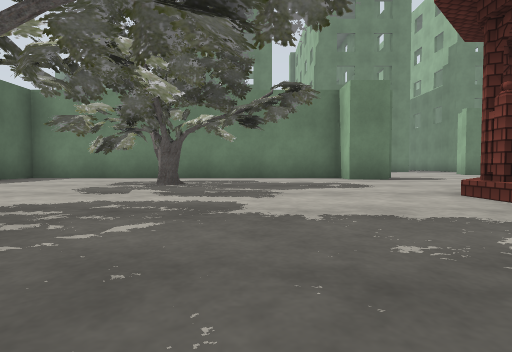
View 1 (above)

24 first-person views from a walk through a Gazebo world. The camera is 0.72 m above the floor, tilts 2° down and sees 80° across. The floor is counted in squares, 2.5 m on a side. Each view is taken from the middle of a square. On the plan, view 1 faces up. The plan holds only what a view shows up to about 9 squares ahead; the rest is blank. The place goes on beyond the plan. Some stock models are drawn as simple stand-ins. Some surface patterns are stand-ins.

View 2
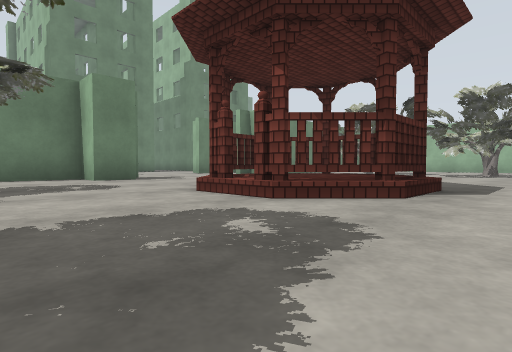

View 3
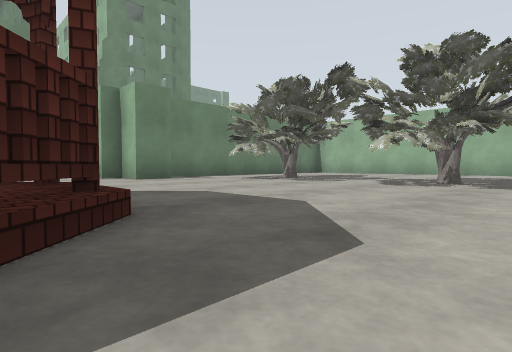

View 4
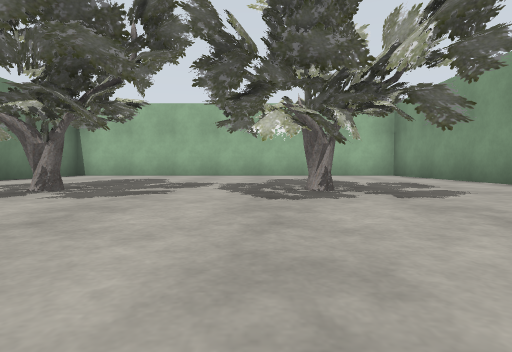

View 5
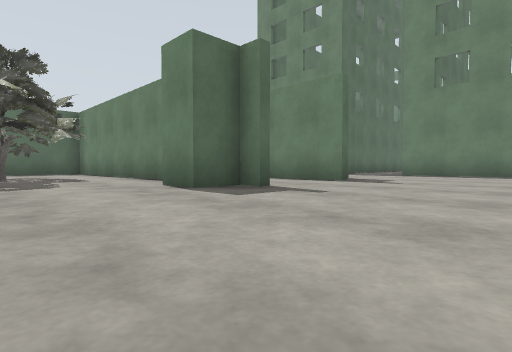

View 6
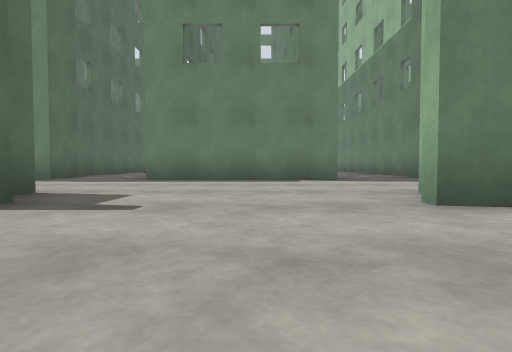

View 7
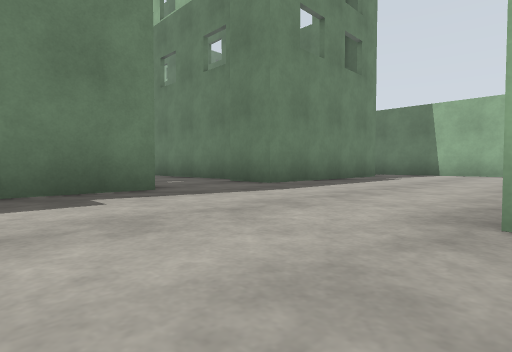

View 8
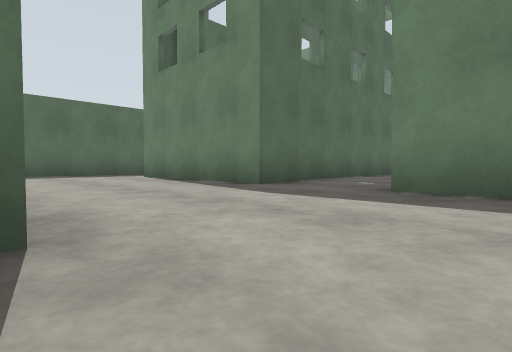

View 9
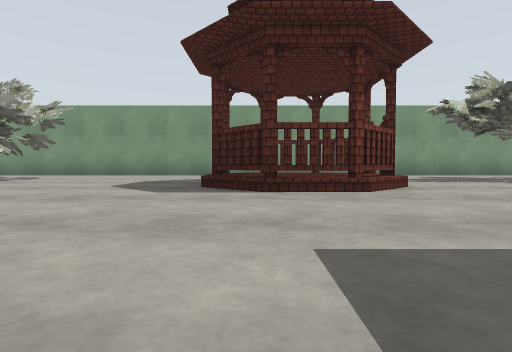

View 10
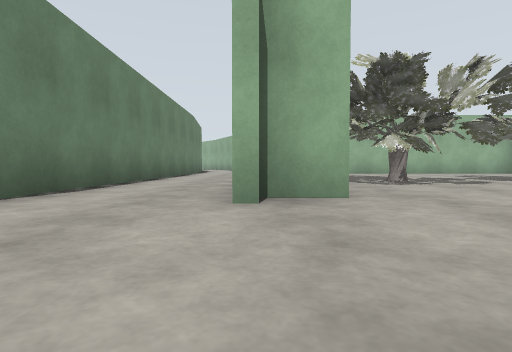

View 11
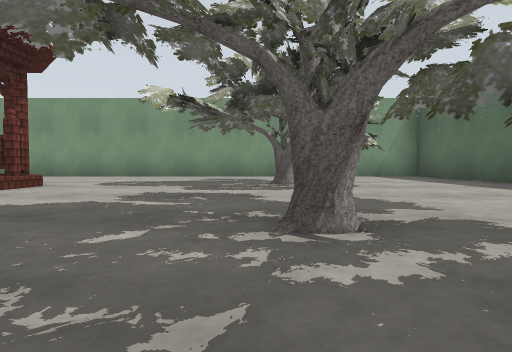

View 12
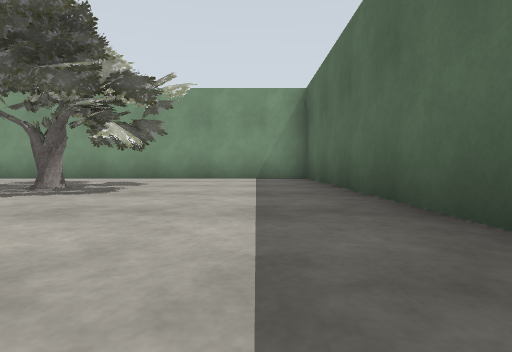

View 13
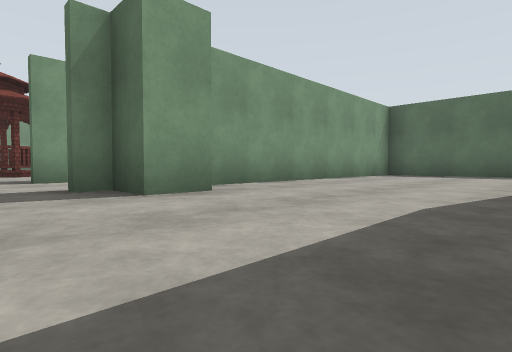

View 14
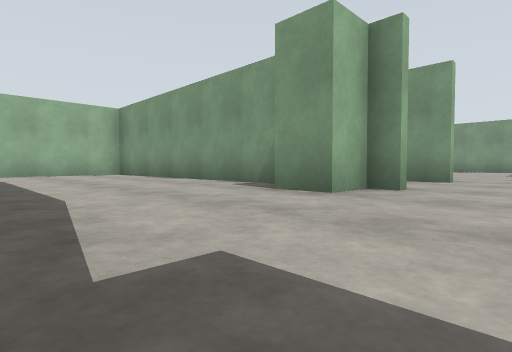

View 15
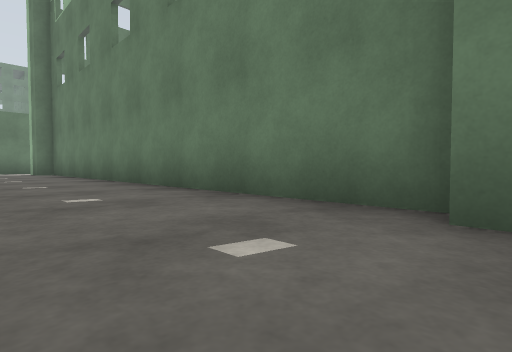

View 16
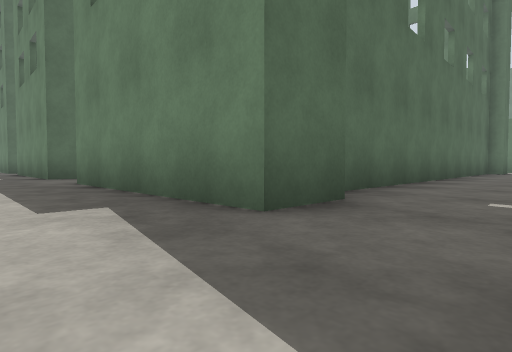

View 17
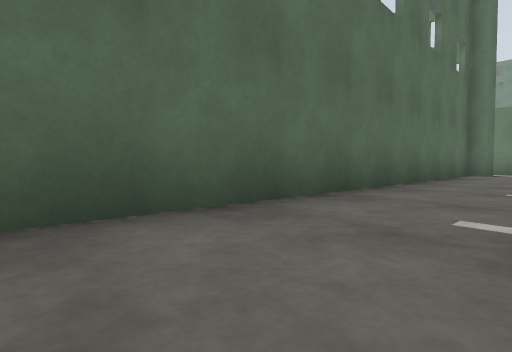

View 18
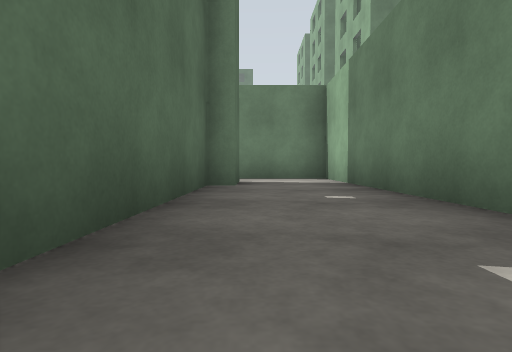

View 19
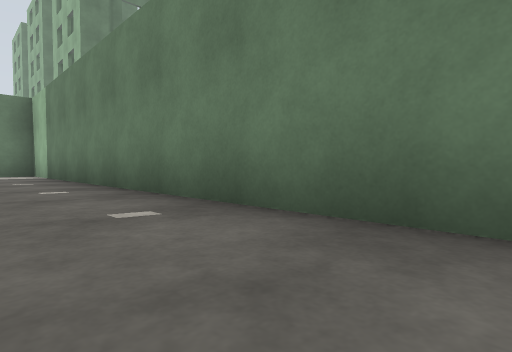

View 20
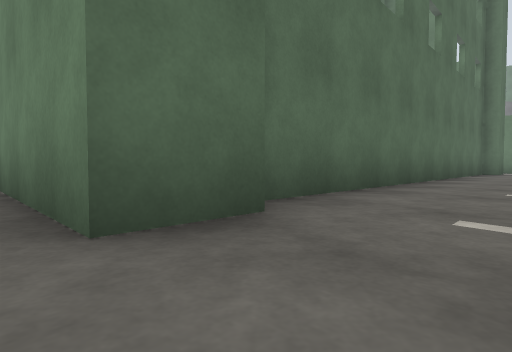

View 21
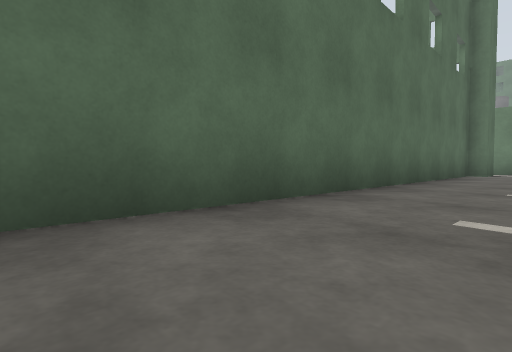

View 22
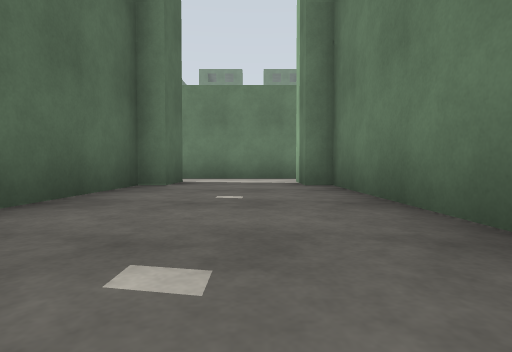

View 23
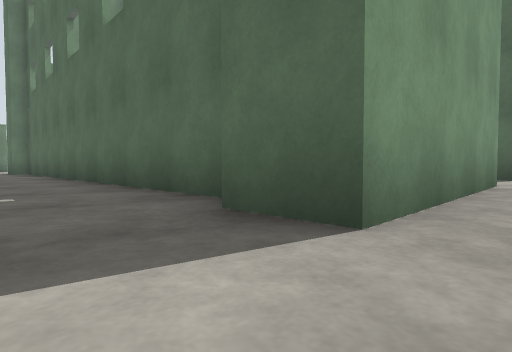

View 24
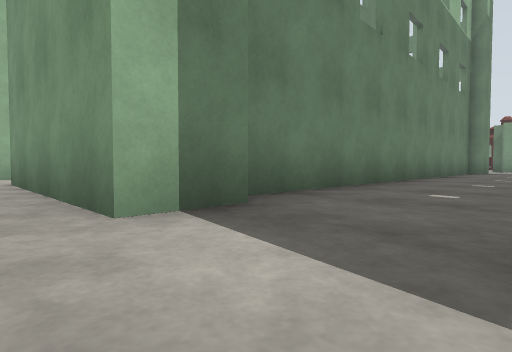

### Floor plan
Points are (right, up) in squares from view 1. A wall is a line through its corners. A room is listed if a view was taken in it or the views show most of it. See-through windows are left out.
Room 1 (views 1, 2, 3, 4, 5, 6, 7, 8, 9, 10, 11, 12, 13, 14, 15, 16, 17, 18, 19, 20, 21, 22, 23, 24)
walls: (6.3, 9.4) (6.7, 9.4) (6.7, 10.2) (7.5, 10.2); (3.1, 9.2) (1.3, 9.2); (1.9, 10.2) (2.7, 10.2) (2.7, 9.3); (8.1, 9.4) (14.1, 9.4); (3.1, 7) (-5.1, 7) (-5.1, -1.8) (14.5, -1.8) (14.5, 7) (11.9, 7); (2.5, 7.2) (3.1, 7.2); (2.7, 7) (2.7, 6.2) (1.9, 6.2) (1.9, 7); (7.5, 6.2) (6.7, 6.2) (6.7, 7); (6.7, 14.4) (6.7, 13.4) (2.6, 13.4); (3.1, 15.4) (3.1, 24); (9.9, 7) (6.3, 7); (9.1, 14.4) (9.1, 24.4); (0.7, 14.4) (0.7, 13.4) (-3.4, 13.4); (12.7, 14.4) (12.7, 13.4) (8.7, 13.4) (8.7, 14.4); (14.5, 9.6) (14.5, 13.3); (0.3, 19.1) (0.3, 14.9); (-5.1, 13.8) (-5.1, 9.4) (3.1, 9.4); (14.5, 17) (14.5, 26.6) (12.6, 26.6); (2.7, 24.3) (2.7, 25.4) (6.7, 25.4) (6.7, 24.4) (6.3, 24.4) (6.3, 14.8); (8.7, 24.4) (8.7, 25.4); (8.9, 26.6) (6.4, 26.6); (12.7, 25.4) (12.7, 24.4) (12.3, 24.4) (12.3, 15)
ways out: opening at (6, 8)
objects: oak tree (-2, 1) to (0, 2); oak tree (-2, 4) to (0, 5); pavilion (2, 1) to (4, 3); oak tree (8, 4) to (10, 5); oak tree (9, 1) to (10, 2)

Where each view was taken, in squares from view 1:
view 1: 0 up, 0 right, facing up
view 2: 0 up, 0 right, facing up-right
view 3: 0 up, 4 right, facing up-right
view 4: 2 up, 6 right, facing right
view 5: 4 up, 6 right, facing up-left
view 6: 7 up, 5 right, facing up
view 7: 10 up, 5 right, facing up-right
view 8: 10 up, 4 right, facing up-left
view 9: 7 up, 4 right, facing down
view 10: 7 up, 4 right, facing right
view 11: 6 up, 1 left, facing down
view 12: 5 up, 4 left, facing down
view 13: 13 up, 4 right, facing down-left
view 14: 13 up, 5 right, facing down-right
view 15: 14 up, 7 right, facing up-right
view 16: 12 up, 14 right, facing up-left
view 17: 15 up, 14 right, facing up-left
view 18: 20 up, 13 right, facing up
view 19: 17 up, 13 right, facing up-right
view 20: 13 up, 8 right, facing up-left
view 21: 15 up, 8 right, facing up-left
view 22: 20 up, 8 right, facing up
view 23: 26 up, 8 right, facing down-left
view 24: 26 up, 1 right, facing down-right
